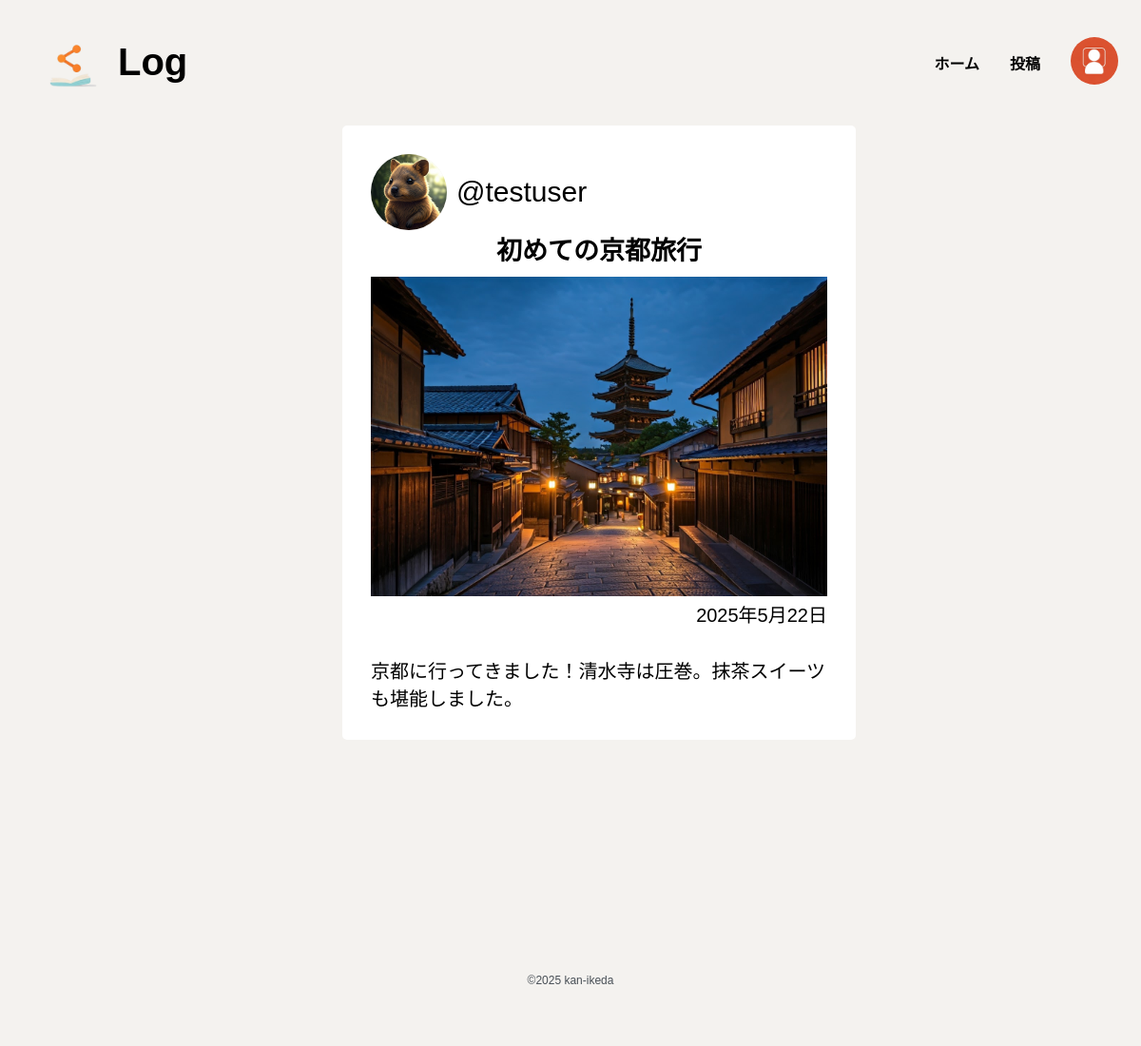
Page /10/ on the committed database.
### mylog/models.py (models this page shows, shortened)
class Log(models.Model):
    title = models.CharField('タイトル', max_length=100)
    image = models.ImageField('画像', upload_to='logs/', blank=True, null=True)
    date = models.DateField('日付', auto_now_add=True)
    author = models.ForeignKey(User, on_delete=models.CASCADE, verbose_name='作者')
    content = models.TextField('内容', blank=True, null=True)
    tags = models.ManyToManyField(Tag, related_name='タグ')
    datetime = models.DateTimeField(auto_now_add=True)
    is_public = models.BooleanField(default=True)

### accounts/models.py (models this page shows, shortened)
class Profile(models.Model):
    user = models.OneToOneField(User, on_delete=models.CASCADE)
    bio = models.TextField(max_length=500, blank=True)
    birth_date = models.DateField(null=True, blank=True)
    avatar = models.ImageField(upload_to='avatars/', null=True, blank=True)

### mylog/views.py (the view)
# urls.py: path('<int:pk>/', views.LogDetailView.as_view(), name='log_detail'), # 日記詳細
class LogDetailView(DetailView):
    model = Log
    template_name = 'mylog/log_detail.html'
    context_object_name = 'log'

### templates/mylog/log_detail.html (shortened to what this page needs)
{% extends 'base.html' %}
{% load static %}
{% block extra_css %}
    <link rel="stylesheet" type="text/css" href="{% static 'css/log_detail.css' %}">
{% endblock %}
{% block content %}
<div class="body">
    <div class="detail">
        <div class="author bg-w">
            <div class="author_icon bg-w">
                {% if log.author.profile.avatar %}
                    <img src="{{ log.author.profile.avatar.url }}" alt="ユーザーアイコン">
                {% else %}
                    <img src="{% static 'images/user_ikon.png' %}" alt="デフォルトユーザーアイコン">
                {% endif %}
            </div>
            <div class="user_name bg-w">
                @{{ log.author.username }}
            </div>
        </div>
        <div class="title bg-w"><h2 class="bg-w">{{ log.title }}</h2></div>
        <div class="log_img bg-w">
            {% if log.image %}
                <img src="{{ log.image.url }}" alt="投稿画像" class="bg-w">
            {% else %}
                <img src="{% static 'images/NoImage.jpg' %}" alt="画像なし" class="bg-w">
            {% endif %}
        </div>
        <div class="word bg-w">
            <div class="date bg-w">{{ log.date }}</div>
        </div>
        <div class="content bg-w">{{ log.content }}</div>
    </div>
</div>
{% endblock %}

### static/css/base.css (style rules this page uses)
* { background-color: #F4F2EF; color: black; text-align: center; }
body { font-family: sans-serif; margin: 0; }
img { width: 100px; height: 100px; }
.bg-w { background-color: #fff; }

### static/css/log_detail.css (style rules this page uses)
.body { width: 40%; margin: 0 auto; }
.detail h2 { font-size: 27px; margin: 0 0 10px 0; }
.detail { width: 100%; display: flex; flex-direction: column; background-color: #fff; padding: 30px; border-radius: 5px; }
.log_img img { width: 100%; height: auto; }
.word { display: flex; justify-content: right; font-size: 20px; }
.content { margin-top: 30px; font-size: 20px; text-align: left; }
.author_icon img { width: 80px; height: 80px; border-radius: 50%; display: block; }
.author { display: flex; align-items: center; }
.user_name { margin: 0 0 0 10px; font-size: 30px; }

### rows in the picture
Log: author.profile.avatar (picture), author.username "testuser", title "初めての京都旅行", image (picture), date "2025年5月22日", content "京都に行ってきました！清水寺は圧巻。抹茶スイーツも堪能しました。"
